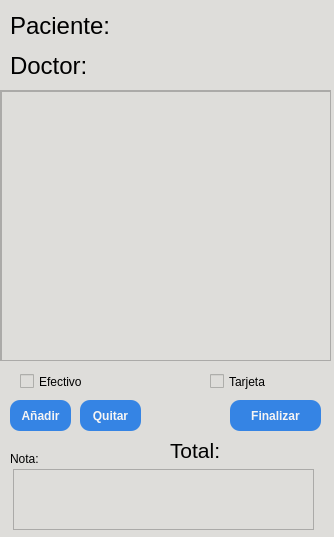
<?xml version="1.0" encoding="UTF-8"?>
<ui version="4.0">
 <class>cuenta_view</class>
 <widget class="QWidget" name="cuenta_view">
  <property name="geometry">
   <rect>
    <x>0</x>
    <y>0</y>
    <width>334</width>
    <height>537</height>
   </rect>
  </property>
  <property name="minimumSize">
   <size>
    <width>334</width>
    <height>537</height>
   </size>
  </property>
  <property name="maximumSize">
   <size>
    <width>334</width>
    <height>537</height>
   </size>
  </property>
  <property name="windowTitle">
   <string>Form</string>
  </property>
  <property name="styleSheet">
   <string notr="true">background-color:rgb(222, 221, 218)</string>
  </property>
  <widget class="QLabel" name="paciente_label_2">
   <property name="geometry">
    <rect>
     <x>10</x>
     <y>10</y>
     <width>311</width>
     <height>31</height>
    </rect>
   </property>
   <property name="font">
    <font>
     <pointsize>18</pointsize>
    </font>
   </property>
   <property name="styleSheet">
    <string notr="true">color:black</string>
   </property>
   <property name="text">
    <string>Paciente:</string>
   </property>
  </widget>
  <widget class="QLabel" name="dr_label">
   <property name="geometry">
    <rect>
     <x>10</x>
     <y>50</y>
     <width>311</width>
     <height>31</height>
    </rect>
   </property>
   <property name="font">
    <font>
     <pointsize>18</pointsize>
    </font>
   </property>
   <property name="styleSheet">
    <string notr="true">color:black</string>
   </property>
   <property name="text">
    <string>Doctor:</string>
   </property>
  </widget>
  <widget class="QTextEdit" name="notaTE">
   <property name="geometry">
    <rect>
     <x>13</x>
     <y>469</y>
     <width>301</width>
     <height>61</height>
    </rect>
   </property>
   <property name="styleSheet">
    <string notr="true">color:black</string>
   </property>
  </widget>
  <widget class="QLabel" name="label">
   <property name="geometry">
    <rect>
     <x>10</x>
     <y>450</y>
     <width>66</width>
     <height>17</height>
    </rect>
   </property>
   <property name="styleSheet">
    <string notr="true">color:black</string>
   </property>
   <property name="text">
    <string>Nota:</string>
   </property>
  </widget>
  <widget class="QScrollArea" name="scrollArea">
   <property name="geometry">
    <rect>
     <x>0</x>
     <y>90</y>
     <width>331</width>
     <height>271</height>
    </rect>
   </property>
   <property name="widgetResizable">
    <bool>true</bool>
   </property>
   <widget class="QWidget" name="scrollAreaWidgetContents">
    <property name="geometry">
     <rect>
      <x>0</x>
      <y>0</y>
      <width>329</width>
      <height>269</height>
     </rect>
    </property>
    <widget class="QTableView" name="tableView">
     <property name="geometry">
      <rect>
       <x>0</x>
       <y>0</y>
       <width>331</width>
       <height>271</height>
      </rect>
     </property>
     <property name="styleSheet">
      <string notr="true">color:black;</string>
     </property>
    </widget>
   </widget>
  </widget>
  <widget class="QLabel" name="Total_label">
   <property name="geometry">
    <rect>
     <x>170</x>
     <y>440</y>
     <width>161</width>
     <height>21</height>
    </rect>
   </property>
   <property name="font">
    <font>
     <pointsize>16</pointsize>
    </font>
   </property>
   <property name="styleSheet">
    <string notr="true">color:black</string>
   </property>
   <property name="text">
    <string>Total:</string>
   </property>
  </widget>
  <widget class="QPushButton" name="remove_btn_extra">
   <property name="geometry">
    <rect>
     <x>80</x>
     <y>400</y>
     <width>61</width>
     <height>31</height>
    </rect>
   </property>
   <property name="font">
    <font>
     <weight>75</weight>
     <bold>true</bold>
    </font>
   </property>
   <property name="autoFillBackground">
    <bool>false</bool>
   </property>
   <property name="styleSheet">
    <string notr="true">background-color:rgb(53, 132, 228); color: rgb(246, 245, 244); border-radius:10px;</string>
   </property>
   <property name="text">
    <string>Quitar</string>
   </property>
   <property name="shortcut">
    <string>Return</string>
   </property>
   <property name="autoRepeat">
    <bool>false</bool>
   </property>
   <property name="default">
    <bool>false</bool>
   </property>
  </widget>
  <widget class="QPushButton" name="add_btn_extra">
   <property name="geometry">
    <rect>
     <x>10</x>
     <y>400</y>
     <width>61</width>
     <height>31</height>
    </rect>
   </property>
   <property name="font">
    <font>
     <weight>75</weight>
     <bold>true</bold>
    </font>
   </property>
   <property name="autoFillBackground">
    <bool>false</bool>
   </property>
   <property name="styleSheet">
    <string notr="true">background-color:rgb(53, 132, 228); color: rgb(246, 245, 244); border-radius:10px;</string>
   </property>
   <property name="text">
    <string>Añadir</string>
   </property>
   <property name="shortcut">
    <string>Return</string>
   </property>
   <property name="autoRepeat">
    <bool>false</bool>
   </property>
   <property name="default">
    <bool>false</bool>
   </property>
  </widget>
  <widget class="QPushButton" name="finish_btn">
   <property name="geometry">
    <rect>
     <x>230</x>
     <y>400</y>
     <width>91</width>
     <height>31</height>
    </rect>
   </property>
   <property name="font">
    <font>
     <weight>75</weight>
     <bold>true</bold>
    </font>
   </property>
   <property name="autoFillBackground">
    <bool>false</bool>
   </property>
   <property name="styleSheet">
    <string notr="true">background-color:rgb(53, 132, 228); color: rgb(246, 245, 244); border-radius:10px;</string>
   </property>
   <property name="text">
    <string>Finalizar</string>
   </property>
   <property name="shortcut">
    <string>Return</string>
   </property>
   <property name="autoRepeat">
    <bool>false</bool>
   </property>
   <property name="default">
    <bool>false</bool>
   </property>
  </widget>
  <widget class="QCheckBox" name="efeCheckBox">
   <property name="geometry">
    <rect>
     <x>20</x>
     <y>370</y>
     <width>92</width>
     <height>23</height>
    </rect>
   </property>
   <property name="styleSheet">
    <string notr="true">color:black;</string>
   </property>
   <property name="text">
    <string>Efectivo</string>
   </property>
  </widget>
  <widget class="QCheckBox" name="tarjCheckBox">
   <property name="geometry">
    <rect>
     <x>210</x>
     <y>370</y>
     <width>92</width>
     <height>23</height>
    </rect>
   </property>
   <property name="styleSheet">
    <string notr="true">color:black;</string>
   </property>
   <property name="text">
    <string>Tarjeta</string>
   </property>
  </widget>
 </widget>
 <resources/>
 <connections/>
</ui>
